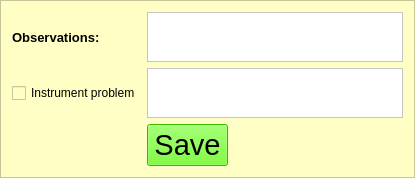
        <widget class="QFrame" name="frame_7">
         <property name="maximumSize">
          <size>
           <width>16777215</width>
           <height>130</height>
          </size>
         </property>
         <property name="styleSheet">
          <string notr="true">background-color: rgb(255, 255, 197);</string>
         </property>
         <property name="frameShape">
          <enum>QFrame::StyledPanel</enum>
         </property>
         <property name="frameShadow">
          <enum>QFrame::Raised</enum>
         </property>
         <layout class="QGridLayout" name="gridLayout_5">
          <item row="1" column="0">
           <widget class="QCheckBox" name="inst_probl_checkBox">
            <property name="text">
             <string>Instrument problem</string>
            </property>
           </widget>
          </item>
          <item row="1" column="1" colspan="3">
           <widget class="QTextEdit" name="inst_probl_textEdit">
            <property name="maximumSize">
             <size>
              <width>16777215</width>
              <height>50</height>
             </size>
            </property>
            <property name="styleSheet">
             <string notr="true">background-color: rgb(255, 255, 255);</string>
            </property>
           </widget>
          </item>
          <item row="0" column="1" colspan="3">
           <widget class="QTextEdit" name="observations_textEdit">
            <property name="maximumSize">
             <size>
              <width>16777215</width>
              <height>50</height>
             </size>
            </property>
            <property name="styleSheet">
             <string notr="true">background-color: rgb(255, 255, 255);</string>
            </property>
           </widget>
          </item>
          <item row="0" column="0">
           <widget class="QLabel" name="label_20">
            <property name="minimumSize">
             <size>
              <width>0</width>
              <height>0</height>
             </size>
            </property>
            <property name="maximumSize">
             <size>
              <width>150</width>
              <height>16777215</height>
             </size>
            </property>
            <property name="font">
             <font>
              <pointsize>10</pointsize>
              <weight>75</weight>
              <bold>true</bold>
             </font>
            </property>
            <property name="text">
             <string>Observations:</string>
            </property>
           </widget>
          </item>
          <item row="2" column="1">
           <widget class="QPushButton" name="save_pushButton">
            <property name="maximumSize">
             <size>
              <width>100</width>
              <height>50</height>
             </size>
            </property>
            <property name="font">
             <font>
              <pointsize>22</pointsize>
              <weight>50</weight>
              <bold>false</bold>
             </font>
            </property>
            <property name="styleSheet">
             <string notr="true">background-color: rgb(85, 255, 0);</string>
            </property>
            <property name="text">
             <string>Save</string>
            </property>
           </widget>
          </item>
          <item row="2" column="3">
           <widget class="QLabel" name="save_label">
            <property name="text">
             <string/>
            </property>
           </widget>
          </item>
          <item row="2" column="2">
           <widget class="QLabel" name="salvar_label">
            <property name="text">
             <string/>
            </property>
           </widget>
          </item>
         </layout>
        </widget>
